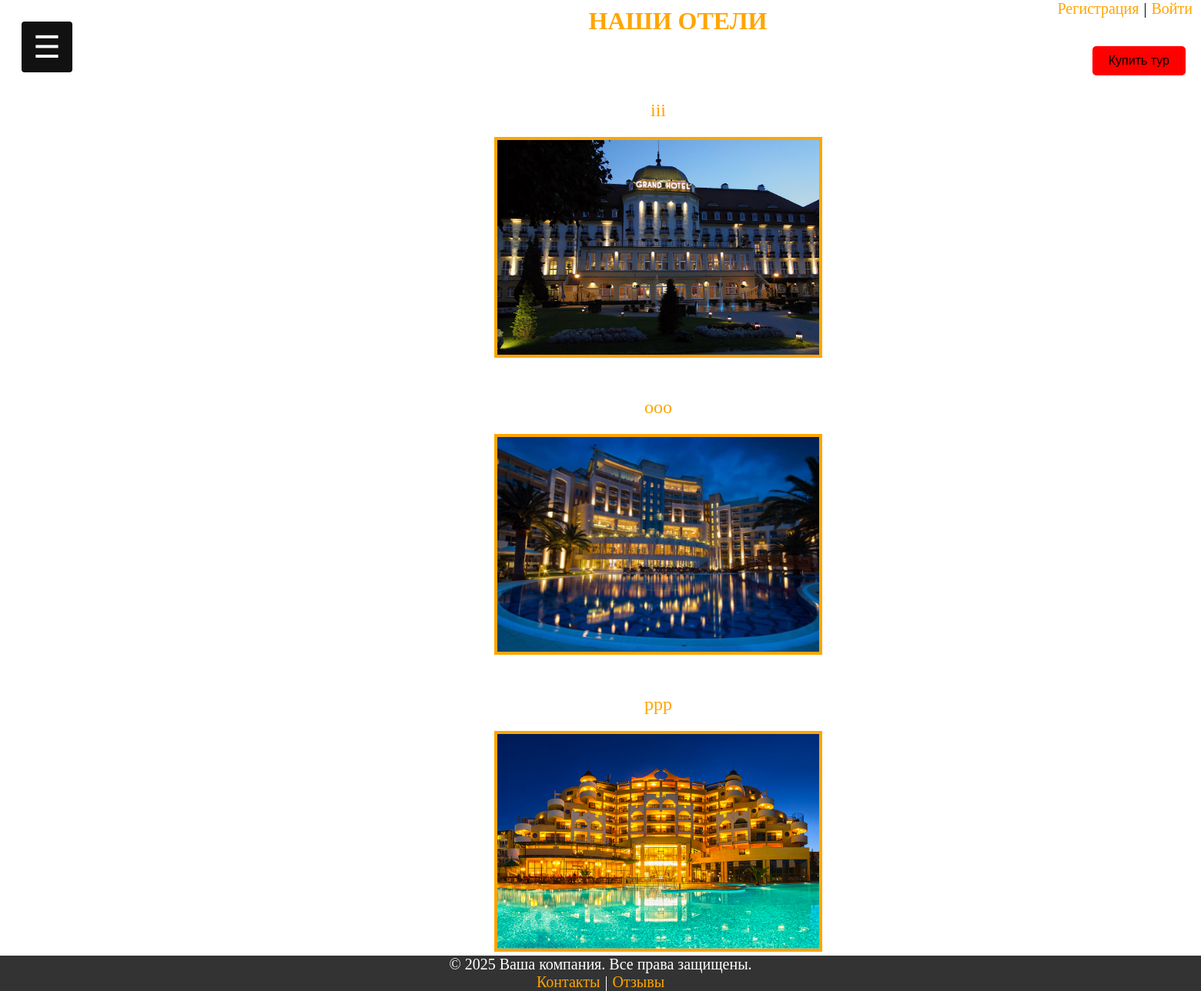
The page /hotels on the database as committed earlier.
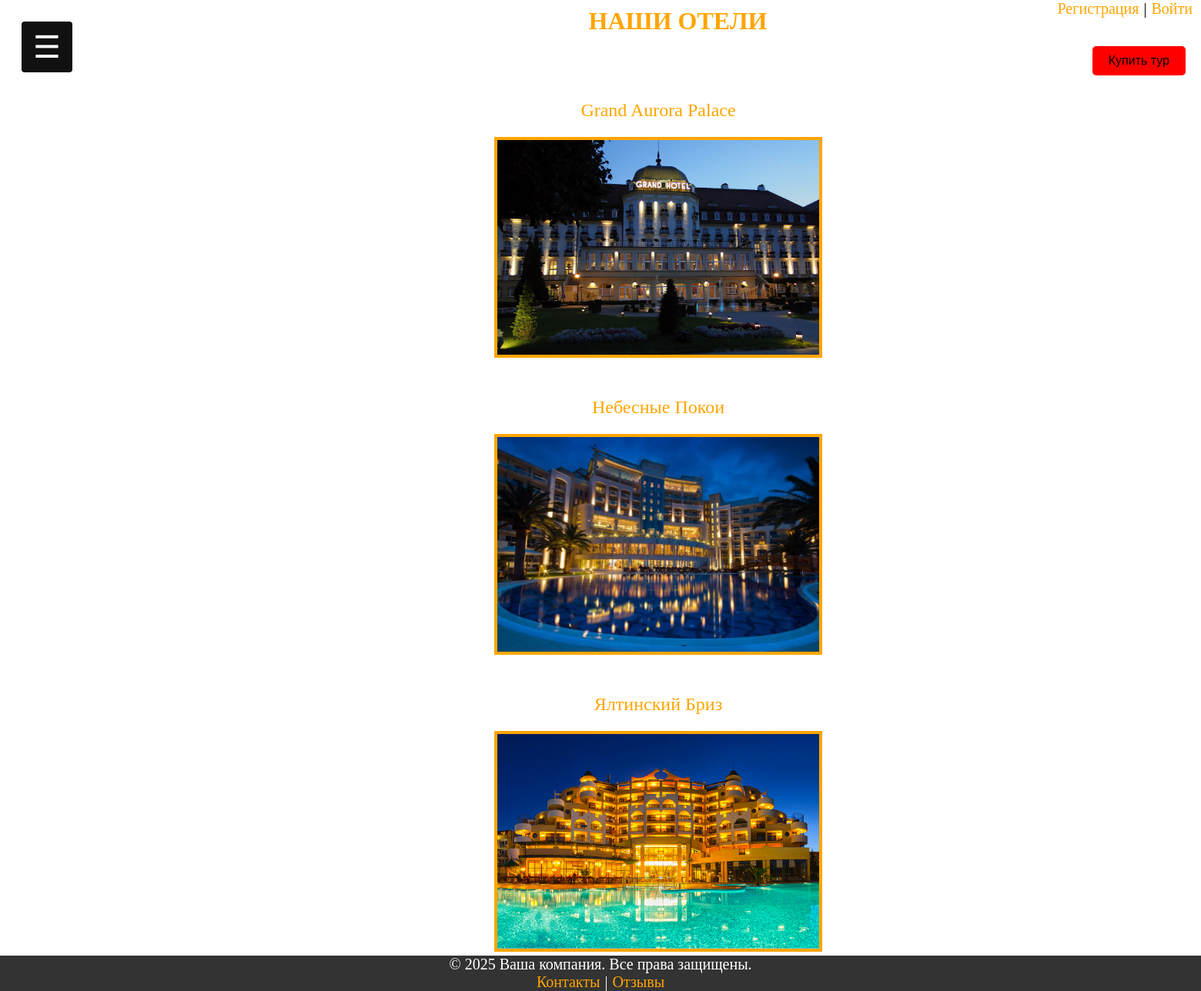
The same page on the database as committed later.
### turfirmaapp/models.py (models this page shows, shortened)
class Hotels(models.Model):
    hotel_name = models.CharField(max_length=100, verbose_name="Название отеля")
    address = models.CharField(max_length=255, null=True, blank=True, verbose_name="Адрес")
    rating = models.IntegerField(null=True, blank=True, verbose_name="Рейтинг")
    contact_number = models.CharField(max_length=20, null=True, blank=True, verbose_name="Контактный телефон")
    photo_hotel = models.ImageField(upload_to="photo_hotel/", verbose_name="Фотография", null=True)
    def get_absolute_url(self):
        return reverse('hotel', kwargs={'hotel_id': self.pk})
    class Meta:
        verbose_name = 'отель'
        verbose_name_plural = "Отели"

### turfirmaapp/views.py (the view)
# urls.py: path('hotels', hotels, name='hotels'),
def hotels(request):
    my_data = request.session.get('customer', None)
    data = Hotels.objects.all()
    return render(request, "hotels.html", {"data": data, 'customer': my_data})

### turfirmaapp/templates/hotels.html (shortened to what this page needs)
{% extends 'base.html' %}
{% block content %}
{% load static %}
<h1>Наши отели</h1>
{% if data %}
    {% for item in data %}
    <div class="tours">
        <p><a class="links"  href="{{ item.get_absolute_url }}">{{ item.hotel_name }}</a></p>
        <p><a class="links"  href="{{ item.get_absolute_url }}"><img class="photo_tour" src="{{item.photo_hotel.url}}"></a></p>
    </div>
    {% endfor %}
{% else %}
    <h2>Нет отелей</h2>
{% endif %}
{% endblock %}

### turfirmaapp/templates/base.html (shortened to what this page needs)
<!DOCTYPE html>
{% load static %}
<html lang="en">
<head>
    <link rel="stylesheet" href="{% static 'css/styles.css' %}" />
</head>
<body background="{% static 'images/main_bg.jpg' %}">
    <header class="header">
      <nav>
        {% if customer %}
         <strong style="color: lime;">  {{customer}} </strong>| <a class="links" href="#" onClick="redirect()">Выйти</a>
          {% else %}
          <a class="links" href="{% url 'register' %}">Регистрация</a> | <a class="links" href="{% url 'login' %}">Войти</a>
        {% endif %}
      </nav>
      <button class="buy_tour"><a class="links_btn_buy" href="{% url 'tours' %}">Купить тур</a></button>
    </header>
      <div id="main">
        <button class="openbtn" onclick="openNav()">&#9776; </button>
      </div>
      <footer>
        © 2025 Ваша компания. Все права защищены.
        <nav>
            <a class="links" href="{% url 'contact' %}">Контакты</a> | <a class="links" href="{% url 'reviews' %}">Отзывы</a>
        </nav>
      </footer>
      {% block content %}
      {% endblock %}
</body>
</html>

### turfirmaapp/static/css/styles.css (style rules this page uses)
body { background-size: cover; background-attachment: fixed; overflow-x: hidden; }
h1 { color: orange; position: relative; top: -60px; left: 49%; text-transform: uppercase; unicode-bidi: isolate; }
.header { position: fixed; top: 0; right: 10px; font-size: 20px; }
footer { position: fixed; background: #333; color: #fff; text-align: center; font-size: 20px; left: 0; right: 0; bottom: 0px; z-index: 10; }
.openbtn { position: fixed; font-size: 40px; cursor: pointer; background-color: #111; color: white; padding: 10px 15px; border: none; }
#main { transition: margin-left .5s; padding: 20px; }
.tours { text-align: center; font-size: 24px; display: block; margin: 0 auto; margin-left: 150px; }
.photo_tour { display: block; margin: 0 auto; margin-top: -30px; width: 30%; height: 30%; border: 4px solid orange; }
.links { color: orange; outline: none; text-decoration: none; padding: 2px 1px 0; }
button { padding: 10px; background-color: #5cb85c; color: white; border: none; border-radius: 4px; cursor: pointer; font-size: 16px; margin: auto; }
.buy_tour { position: fixed; background-color: red; right: 20px; top: 60px; animation: blink 1.5s infinite; border: none; cursor: pointer; padding: 10px 20px; font-size: 16px; border-radius: 5px; color: white; z-index: 1000; }
.links_btn_buy { color: black; outline: none; text-decoration: none; padding: 2px 1px 0; }

Rows that differ between the two databases and show on the page:
changed Hotels: hotel_name "iii" → "Grand Aurora Palace"
changed Hotels: hotel_name "ooo" → "Небесные Покои"
changed Hotels: hotel_name "ppp" → "Ялтинский Бриз"
